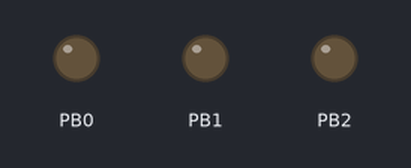
A program run on a simulated ATmega328P, built with avr-gcc and emulated at 16 MHz. On the bench: output pins drawn as LEDs (lit = HIGH).

Above: at 0.5 s.
At 2.5 s:
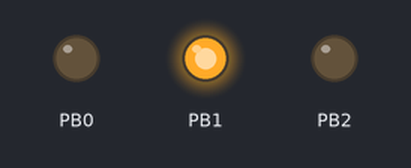
At 3.5 s:
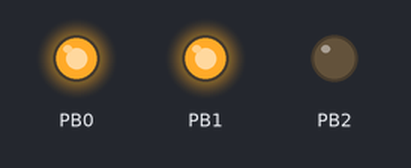
At 4.5 s:
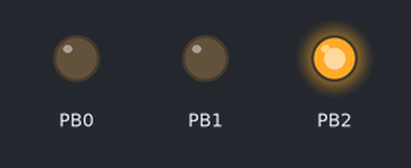
At 6.5 s:
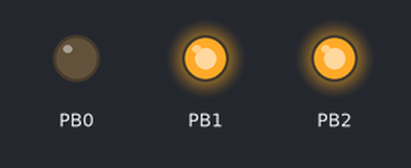
At 9.5 s:
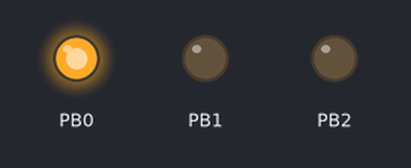
Timing chart, 0 to 10.4 s (numbered marks = the images above):
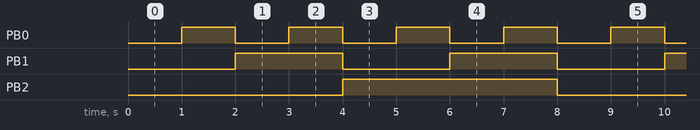

Measured:
- by itself, PB0: alternates HIGH for 1.0 s and LOW for 1.0 s
- by itself, PB1: alternates HIGH for 2.0 s and LOW for 2.0 s
- by itself, PB2: alternates HIGH for 4.0 s and LOW for 4.0 s

The program:

main.c
```c
#include <avr/io.h>
#define F_CPU 16000000UL
#include <util/delay.h>

int main(void)
{
	DDRB = DDRB | 0b00000111;
	int count = 0;

	while (1)
	{
		PORTB = (PORTB & 0b11111000) | (count & 0b00000111);
		_delay_ms(1000);
		count++;
		if (count > 7) count = 0;
	}
}
```
